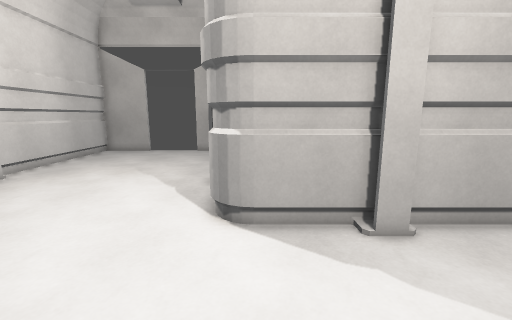
view 1 (above)

15 first-person views from a walk through a Godot game level. The camera is 1.5 m above the floor, tilts 10° down and sees 90° across. The floor is counted in squares, 0.5 m on a side. Each view is taken from the middle of a square. On the plan, view 1 faces up. The plan holds only what a view shows up to about 19 squares ahead; the rest is blank. The place goes on beyond the plan.

view 2
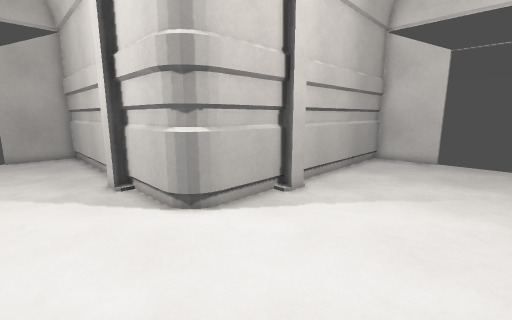

view 3
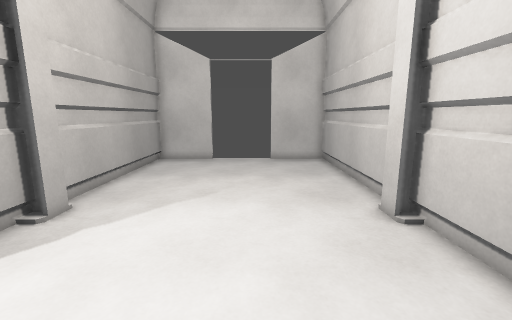

view 4
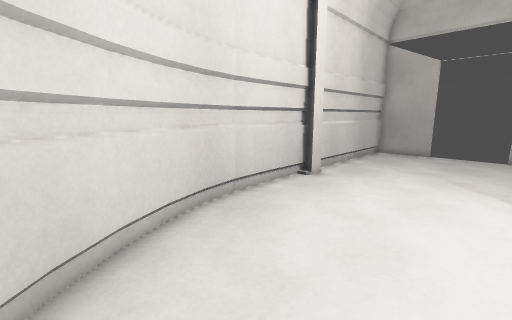

view 5
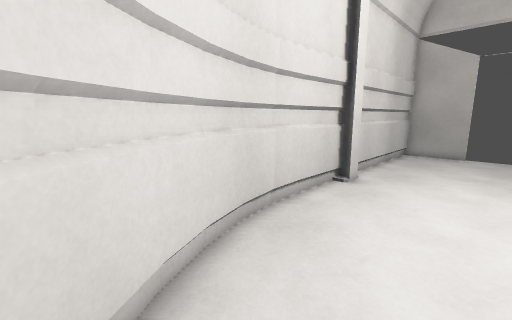

view 6
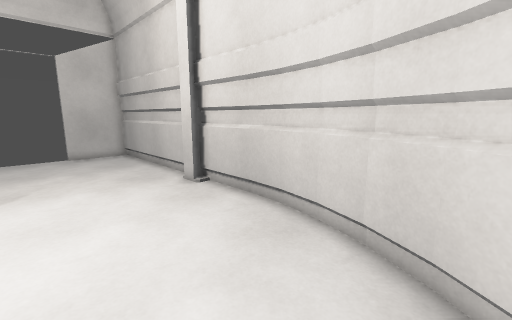

view 7
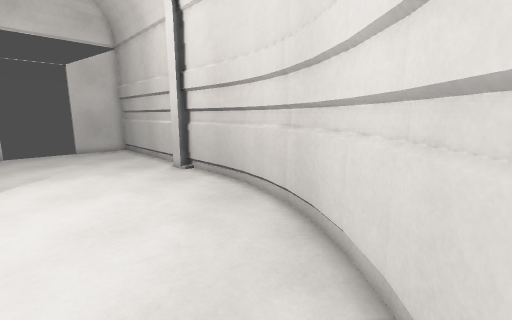

view 8
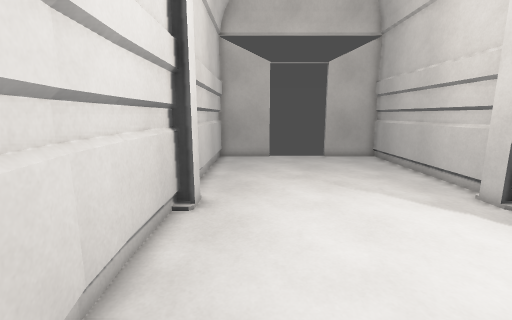

view 9
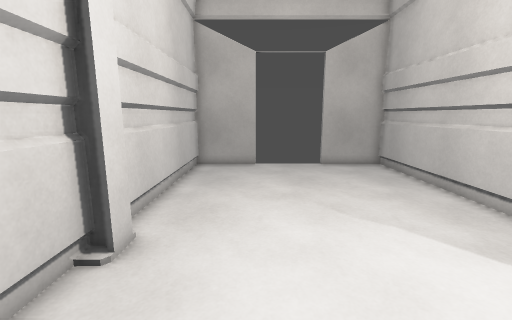

view 10
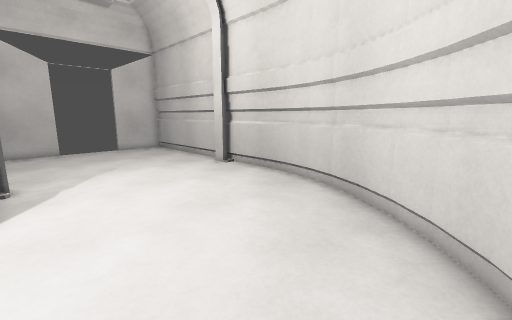

view 11
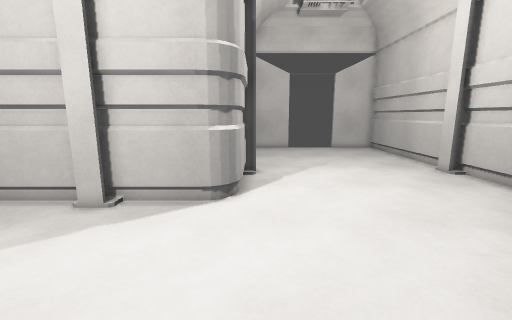

view 12
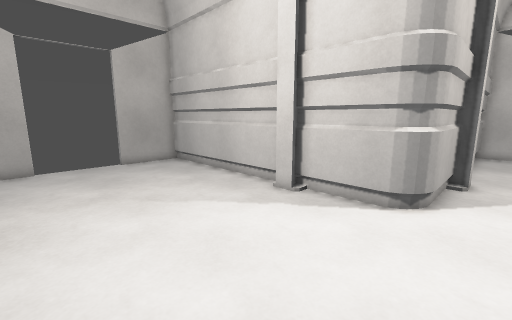

view 13
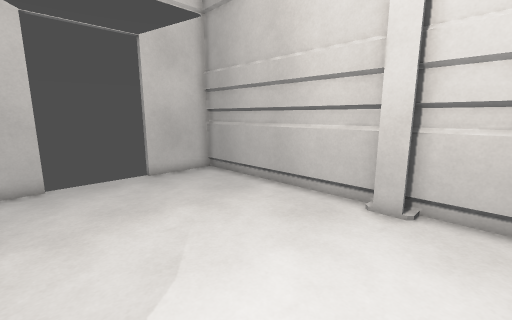

view 14
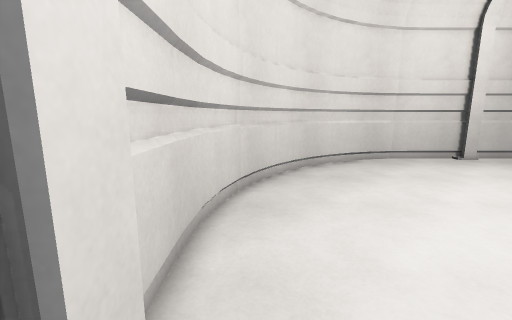

view 15
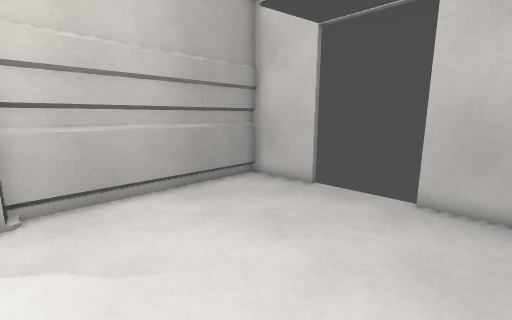

### Floor plan
Points are (right, up) in squares from view 1. A wall is a line through its corners. A room is listed if a view was taken in it or the views show most of it. See-through windows are left out.
Room 1 (views 1, 2, 3, 4, 5, 6, 7, 8, 9, 10, 11, 12, 13, 14, 15)
walls: (-0.3, 6.5) (-0.9, 6.8) (-1.3, 7.3); (0.1, 6.5) (-0.6, 6.6) (-1.2, 7.1) (-1.4, 7.7) (-1.4, 11.3) (-1.9, 11.3); (-2, 10.9) (-2, 11.9); (-1.4, 12.1) (-1.4, 21.5) (-5, 21.5); (3.3, 6.1) (3.3, 6.5) (-0.5, 6.5); (3.9, 6) (2.9, 6); (-10.9, 1.8) (-10, 0.3); (-11.6, 3.2) (-10.9, 1.7); (-12.1, 4.7) (-11.6, 3.1); (-10, 0.4) (-8.9, -0.9) (-7.6, -2); (-12.5, 6.4) (-12.1, 4.6); (-7.7, -2) (-6.2, -2.9); (-6.3, -2.9) (-4.8, -3.6); (-12.1, 11.3) (-12.5, 11.3) (-12.5, 6.3); (-4.9, -3.6) (-3.3, -4.1); (-12, 11.9) (-12, 10.9); (-3.4, -4.1) (-1.6, -4.5); (-1.8, -4.6) (3.2, -4.6); (2.9, -4) (3.9, -4); (3.5, -4.6) (13.5, -4.6) (13.5, -1); (13.5, 3) (13.5, 6.5) (3.8, 6.5); (-9, 21.5) (-12.5, 21.5) (-12.5, 12.3)

Where each view was taken, in squares from view 1:
view 1: 0 up, 0 right, facing up
view 2: 0 up, 5 left, facing up-right
view 3: 0 up, 4 left, facing right
view 4: 0 up, 5 left, facing up-left
view 5: 0 up, 7 left, facing up-left
view 6: 2 up, 7 left, facing down-right
view 7: 3 up, 10 left, facing down-right
view 8: 3 up, 10 left, facing up
view 9: 6 up, 9 left, facing up
view 10: 6 up, 10 left, facing down-right
view 11: 6 up, 10 left, facing right
view 12: 5 up, 10 left, facing up-right
view 13: 4 up, 1 right, facing down-right
view 14: 3 down, 5 right, facing left
view 15: 3 down, 4 right, facing up-right
